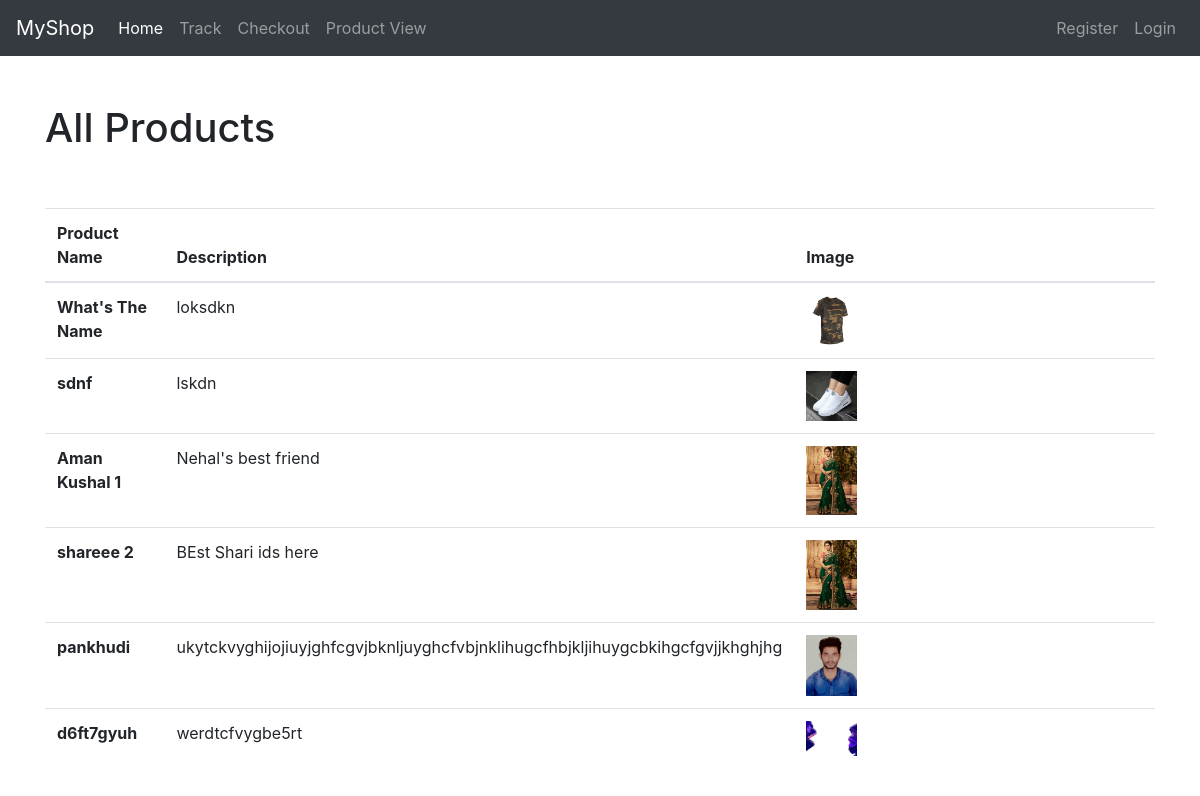
The app's page /productview/ with its own data.
### shop/models.py (models this page shows)
class Products(models.Model):
    product_id=models.AutoField
    product_name=models.CharField(max_length=20)
    desc=models.CharField(max_length=300)
    photo=models.ImageField(upload_to="images/", blank=True, null=True ,default="")
    def __str__(self):
        return self.product_name

### shop/views.py (the view)
# urls.py: path('productview/', views.productview,name="productview"),
def productview(request):
    product=Products.objects.all()
    data=product
    return render(request,'shop/productview.html',{'product':product})

### shop/Templates/shop/productview.html (shortened to what this page needs)
{% extends "shop/basic.html" %}
{% block body %}
  <div class="container">
    <div class="row">
        <div class=" col my-5">
        <h1>All Products</h1>
        </div>
        <div class="col"></div>
        <div class="col"></div>
    </div>
          <table class="table">
            <thead>
              <tr>
                <th scope="col">Product Name</th>
                <th scope="col">Description</th>
                <th scope="col">Image</th>
              </tr>
            </thead>
            <tbody>
              {% for i in product %}
              <tr>
                <th scope="row">{{i}}</th>
                <td>{{i.desc}}</td>
                <td><img style=" width:15%; height: 10% !important;" src=/media/{{i.photo}} alt=""></td>
              </tr>
              {% endfor %}
            </tbody>
          </table>
   </div>
{% endblock body%}

### records on screen
Products: product_name "What's The Name", desc "loksdkn", photo (picture)
Products: product_name "sdnf", desc "lskdn", photo (picture)
Products: product_name "Aman Kushal 1", desc "Nehal's best friend", photo (picture)
Products: product_name "shareee 2", desc "BEst Shari ids here", photo (picture)
Products: product_name "pankhudi", desc "ukytckvyghijojiuyjghfcgvjbknljuyghcfvbjnklihugcfhbjkljihuygcbkihgcfgvjjkhghjhg", photo (picture)
Products: product_name "d6ft7gyuh", desc "werdtcfvygbe5rt", photo (picture)
